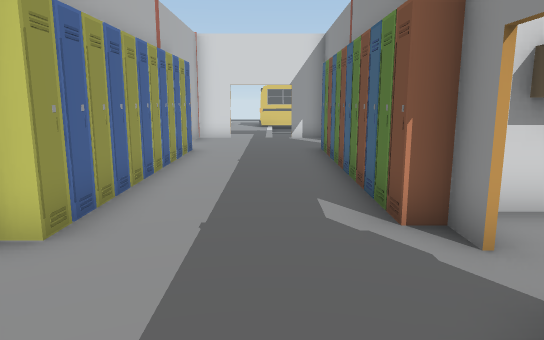
[1] (above)

24 first-person views from a walk through a scene from a Unity 3-D project. The camera is 1.5 m above the floor, tilts 10° down and sees 70° across. The floor is counted in squares, 1 m on a side. Each view is taken from the middle of a square. On the plan, view 1 faces up. The plan holds only what a view shows up to about 17 squares ahead; the rest is blank. The place goes on beyond the plan. Door leaves are left out, so doorways stand open. Some surface patterns are stand-ins.

[2]
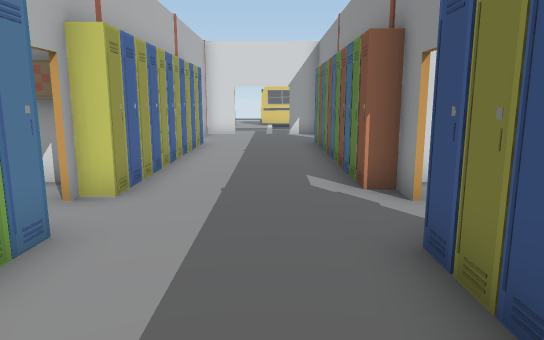

[3]
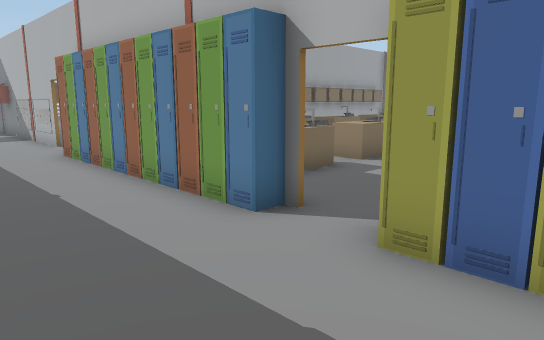

[4]
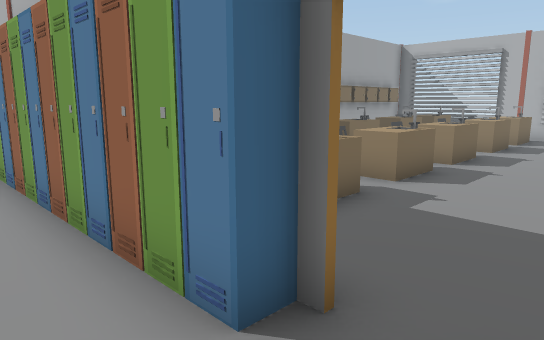

[5]
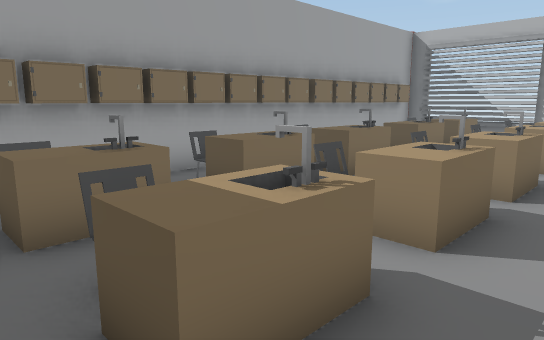

[6]
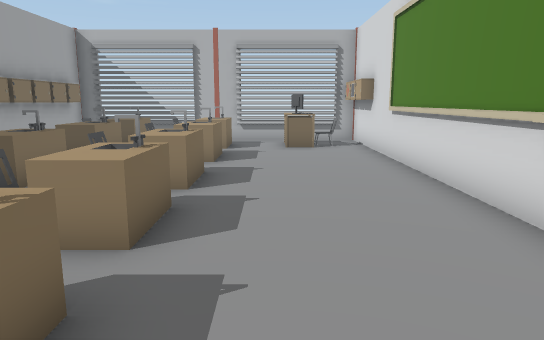

[7]
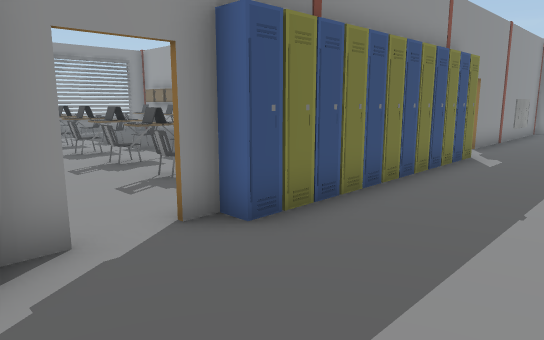

[8]
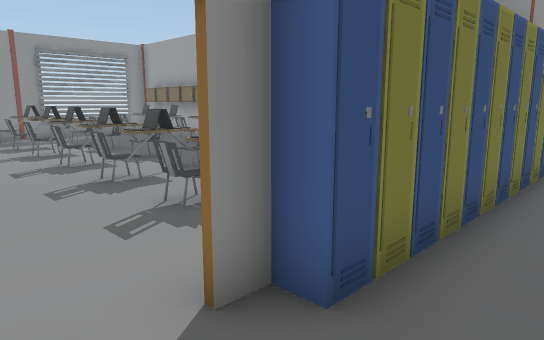

[9]
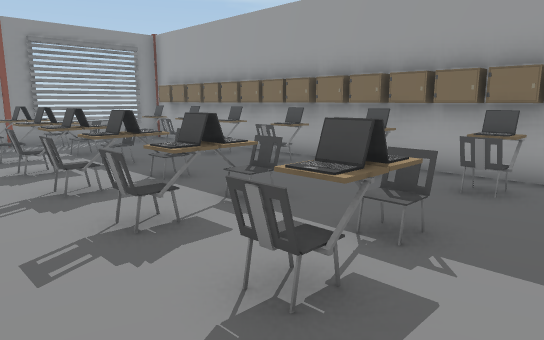

[10]
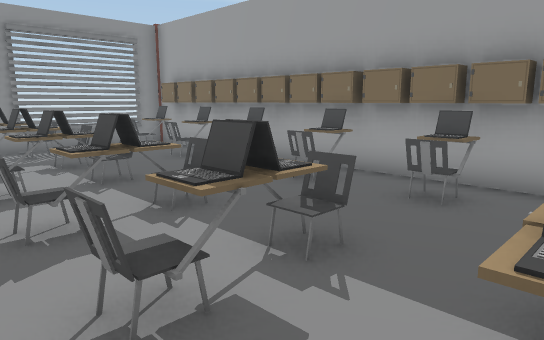

[11]
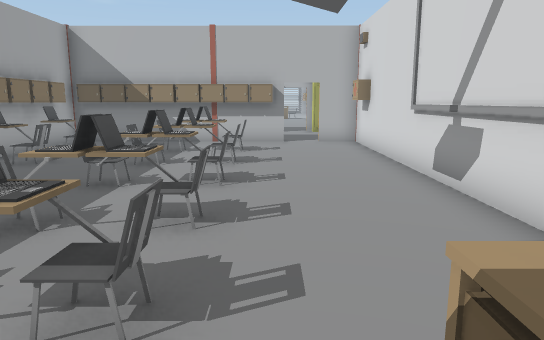

[12]
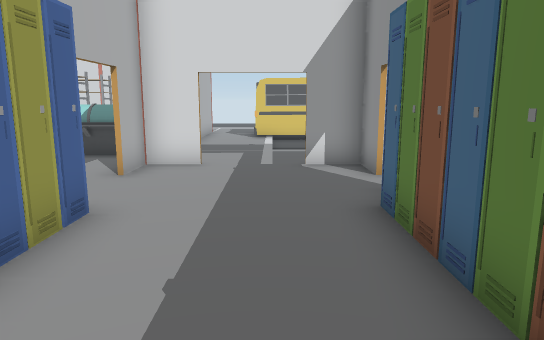

[13]
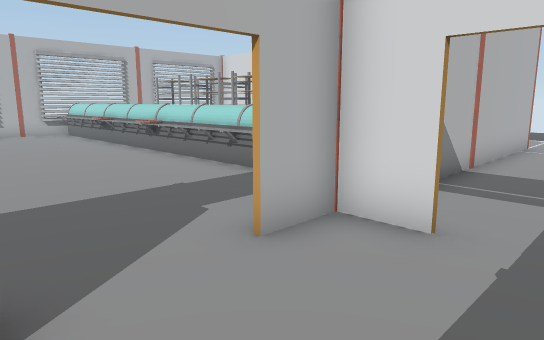

[14]
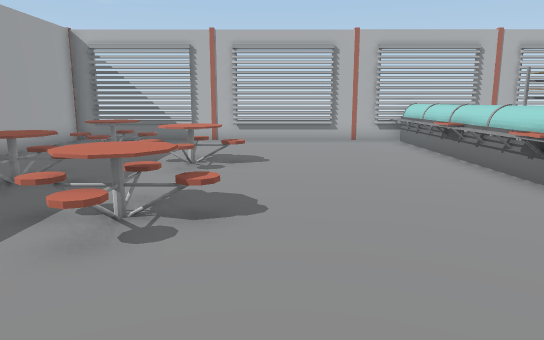

[15]
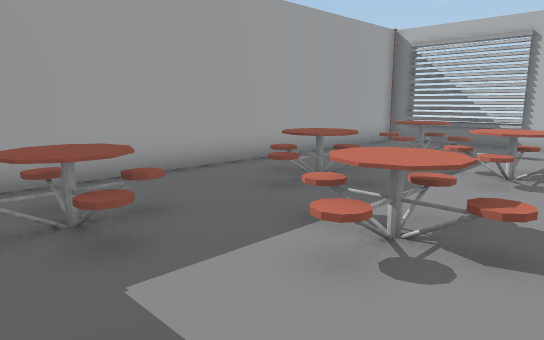

[16]
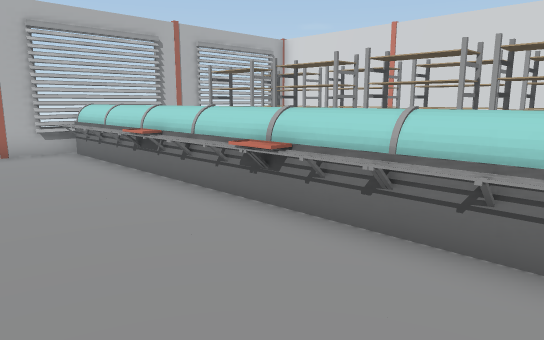

[17]
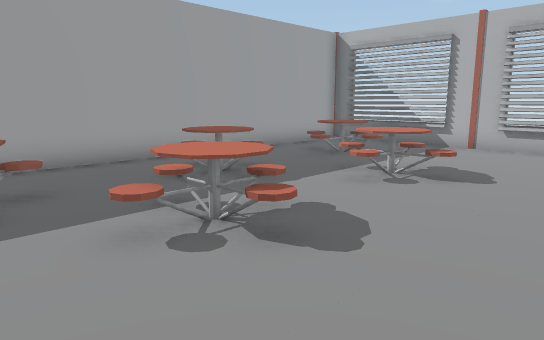

[18]
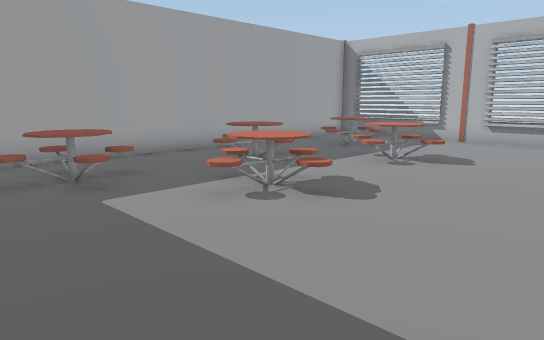

[19]
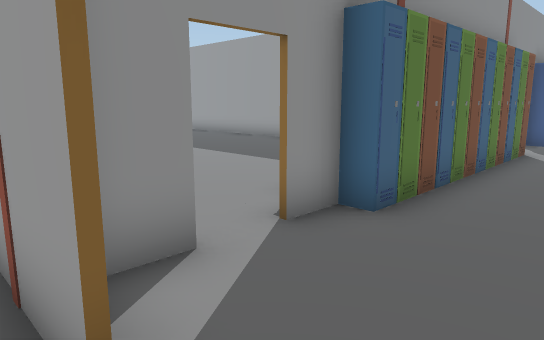

[20]
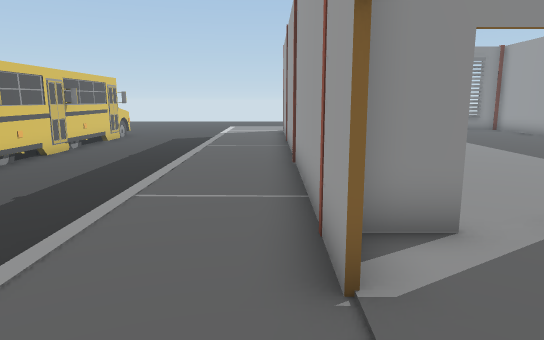

[21]
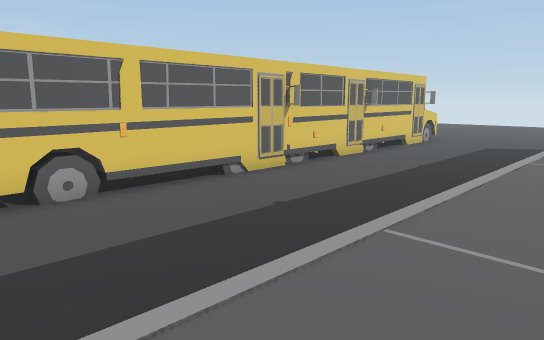

[22]
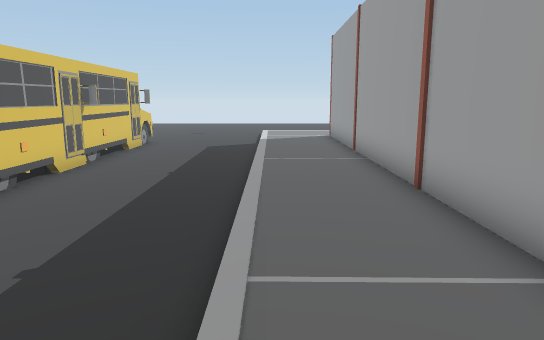

[23]
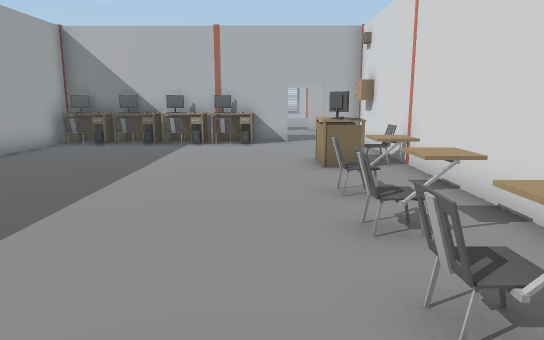

[24]
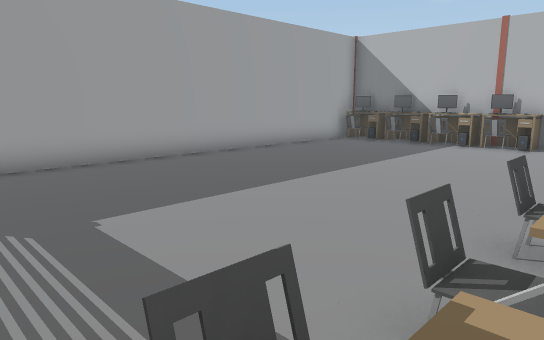

### Floor plan
Key: @ floor where view 1 was taken; # wall or solid block; . main floor; - floor 0.25 m lower than the main floor; : floor 1 m higher than the main floor; / step, stairs or slope; D open door; L locker; T table; C chair; M computer; A laptop; R rack; O other object.
Columns run from 19 left of view 1 to 17 right of it. Each row starts with its distance up from view 1.
 25 # RR RR RRR     #.   OO      O
 24 # RRRRRRRRRRR   #.OOOOOOOOOOOOOOOOOOO
 23 #               #../-----------------
 22 # RRRRRRRRRRR   #../-----------------
 21 #               #../-----------------
 20 #               #../-----------------
 19 #OOOOOOOOOOOOOOO ....................
 18 #OOOOOOOOOOOOOOO ....................
 17 #............... ....................
 16 #...............##DD#######C#########
 15 #...............D...DD.   OO.CCCCCCC.
 14 #...............D...DD....TM..C..CC
 13 #...............D....#...............
 12 #....TT...T.... L....LT.............
 11 #...TTTT.TTT... L....LMC............
 10 #....TT...T.... L....LC.............
  9 #..T....T...TT. L....LM.............
  8 #.TTT..TTT.TTTT L....LOC............
  7 #..T....T...TT. L....LT.............
  6 #.............  L....LM.............
  5 #OL########### LL....L#############
  4 #OO........... DL...DD............
  3 #TM............DD...DD.............T
  2 #...............L....LL............ .
  1 #.............. L....LL.C.CC.C.C.CC.O
  0 #TT TT.TT.TT.TT L..@.LL.A.AA.CA:A.COC
 -1 # O  O  C    CC  ....LL.C....O.A.CA.O
 -2 #             .  ....LL..............
 -3 #TT TT TT TT TT  ....LL..............
 -4 #.O  O  O  C  C  ....LL.C.CA.C.O.CC.C
 -5 #LLLLLLLLLLLLLL  ....LLLLLLLLLLLALLLL
 -6      ##########  ....L  ############
 -7                 D...DD
 -8                 D...DD

Where each view was taken, in squares from view 1:
view 1: 0 up, 0 right, facing up
view 2: 2 down, 0 right, facing up
view 3: 6 up, 1 right, facing down-left
view 4: 4 up, 1 left, facing down-left
view 5: 2 up, 4 left, facing down-left
view 6: 2 up, 4 left, facing left
view 7: 5 up, 2 left, facing down-right
view 8: 4 up, 0 right, facing down-right
view 9: 3 up, 3 right, facing down-right
view 10: 2 up, 5 right, facing down-right
view 11: 2 up, 17 right, facing left
view 12: 7 up, 0 right, facing up
view 13: 12 up, 0 right, facing up-left
view 14: 13 up, 4 left, facing left
view 15: 13 up, 5 left, facing down-left
view 16: 14 up, 7 left, facing up-left
view 17: 15 up, 6 left, facing down-left
view 18: 16 up, 4 left, facing down-left
view 19: 17 up, 1 left, facing down-right
view 20: 17 up, 2 left, facing right
view 21: 17 up, 0 right, facing up-right
view 22: 19 up, 1 right, facing right
view 23: 13 up, 17 right, facing left
view 24: 15 up, 17 right, facing down-left
